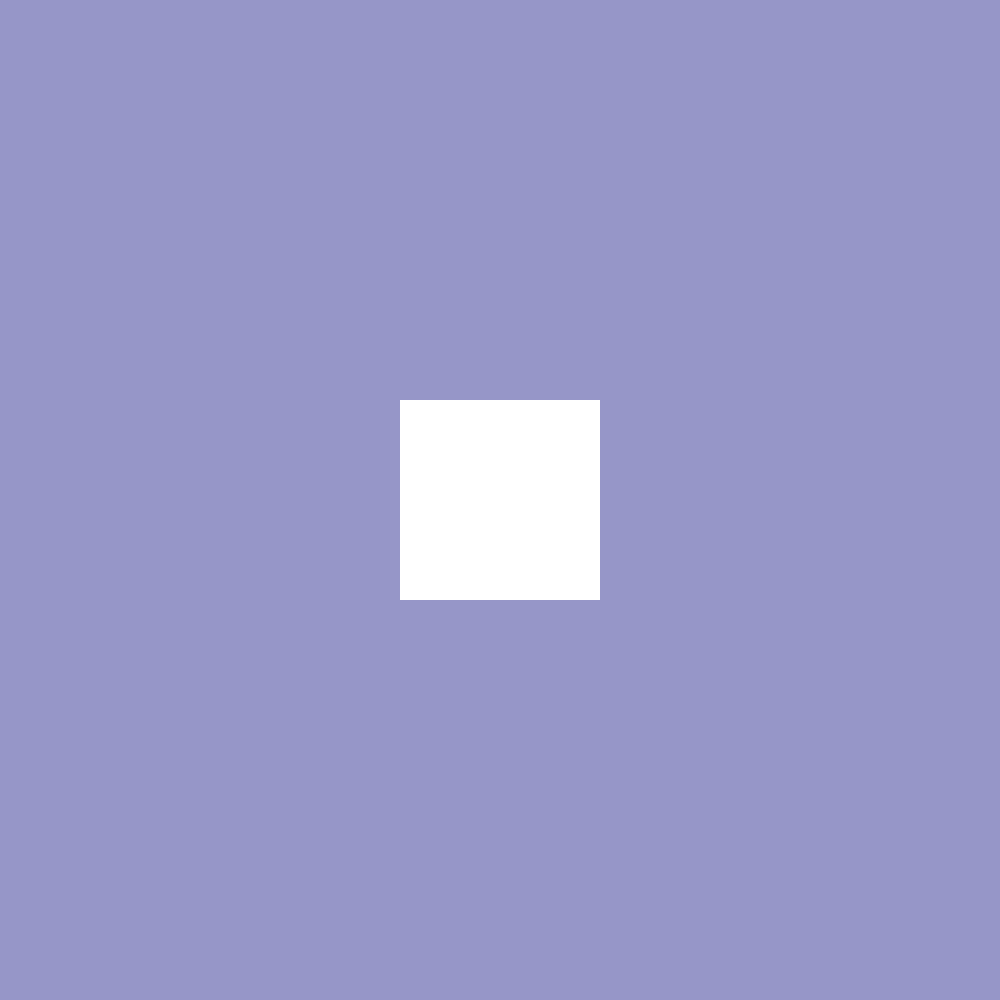
Frame 1 (no input)
Frame 60 (the mouse pressed at the canvas centre just before this capture): identical to frame 1, image omitted
Frame 120 (the mouse held since frame 60 and released just before this capture): identical to frame 1, image omitted

The Processing sketch that drew this single still picture (run headless with seeded random() and noise(); from frame 60 on, the mouse is pressed at the canvas centre):

// Processing sketch: bono_pt3
// ── bono_pt3.pde
int size = 200;

int centroHorizontal;
int centroVertical;


void setup() {
  size(1000, 1000);
  centroHorizontal = width/2;
  centroVertical = height/2;
}

void draw() {
  background(150, 150, 200);
  noStroke();


  if ((keyPressed == true) && ((key == ' ') || (key == 'A'))){
    fill(45, 80, 50);
    println("Inicio de Zona interactiva");
  } else {
    fill(255);
  }

  rectMode(CENTER);
  rect(centroHorizontal, centroVertical, size, size);
}
